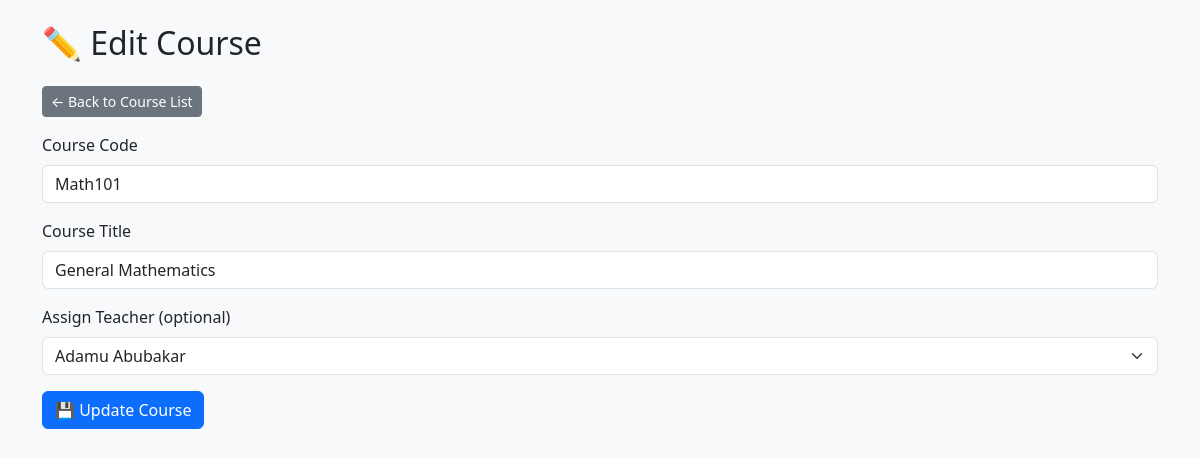
/courses/edit.php?id=1 (signed in), run on the app's committed database.
### tables this page shows
CREATE TABLE `courses` (
  `id` int(11) NOT NULL,
  `course_code` varchar(50) NOT NULL,
  `title` varchar(100) NOT NULL,
  `teacher_id` int(11) DEFAULT NULL
);

CREATE TABLE `teachers` (
  `id` int(11) NOT NULL,
  `teacher_id` varchar(50) NOT NULL,
  `name` varchar(100) NOT NULL,
  `email` varchar(100) DEFAULT NULL,
  `password` varchar(255) NOT NULL
);

### courses/edit.php (the view, shortened to what this page needs)
<?php
require '../includes/db.php';
$course_id = $_GET['id'] ?? null;
$result = mysqli_query($conn, "SELECT * FROM courses WHERE id = $course_id");
$course = mysqli_fetch_assoc($result);
$course_code = $course['course_code'];
$title = $course['title'];
$teacher_id = $course['teacher_id'];
$teachers = mysqli_query($conn, "SELECT id, name FROM teachers ORDER BY name");
?>
<!DOCTYPE html>
<html lang="en">
<head>
    <link href="https://cdn.jsdelivr.net/npm/bootstrap@5.3.0/dist/css/bootstrap.min.css" rel="stylesheet">
</head>
<body class="bg-light">
<div class="container mt-4">
    <h2 class="mb-4">✏️ Edit Course</h2>
    <a href="index.php" class="btn btn-secondary btn-sm mb-3">← Back to Course List</a>
    <form method="POST">
        <div class="mb-3">
            <label for="course_code" class="form-label">Course Code</label>
            <input type="text" class="form-control" name="course_code" value="<?= htmlspecialchars($course_code) ?>" required>
        </div>
        <div class="mb-3">
            <label for="title" class="form-label">Course Title</label>
            <input type="text" class="form-control" name="title" value="<?= htmlspecialchars($title) ?>" required>
        </div>
        <div class="mb-3">
            <label for="teacher_id" class="form-label">Assign Teacher (optional)</label>
            <select name="teacher_id" class="form-select">
                <?php while ($row = mysqli_fetch_assoc($teachers)): ?>
                    <option value="<?= $row['id'] ?>" <?= ($teacher_id == $row['id']) ? 'selected' : '' ?>>
                        <?= htmlspecialchars($row['name']) ?>
                    </option>
                <?php endwhile; ?>
            </select>
        </div>
        <button type="submit" class="btn btn-primary">💾 Update Course</button>
    </form>
</div>
</body>
</html>

### data on the page
courses: course_code "Math101", title "General Mathematics", teacher_id "Adamu Abubakar"
